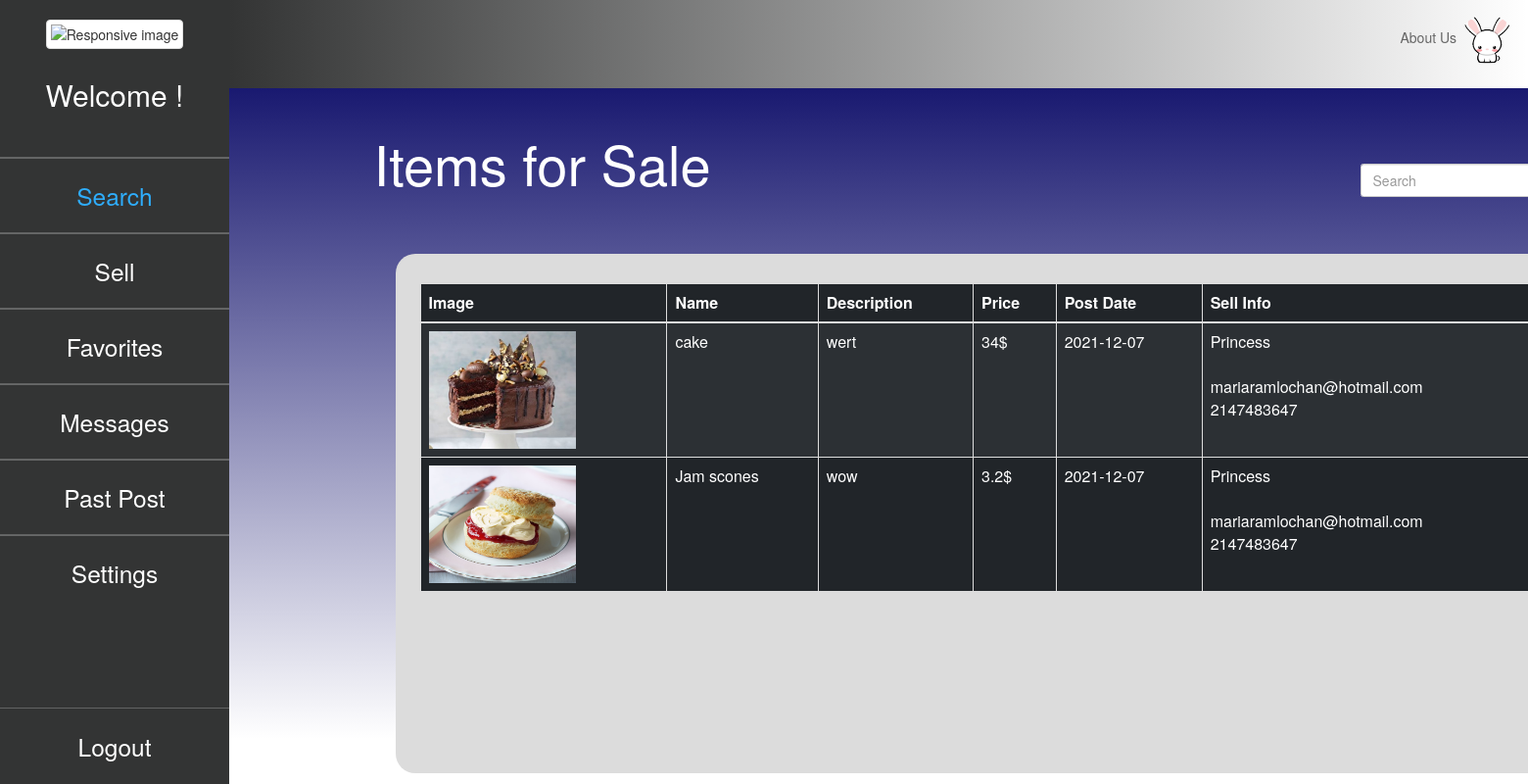
The page /Profile/index on the database as committed earlier.
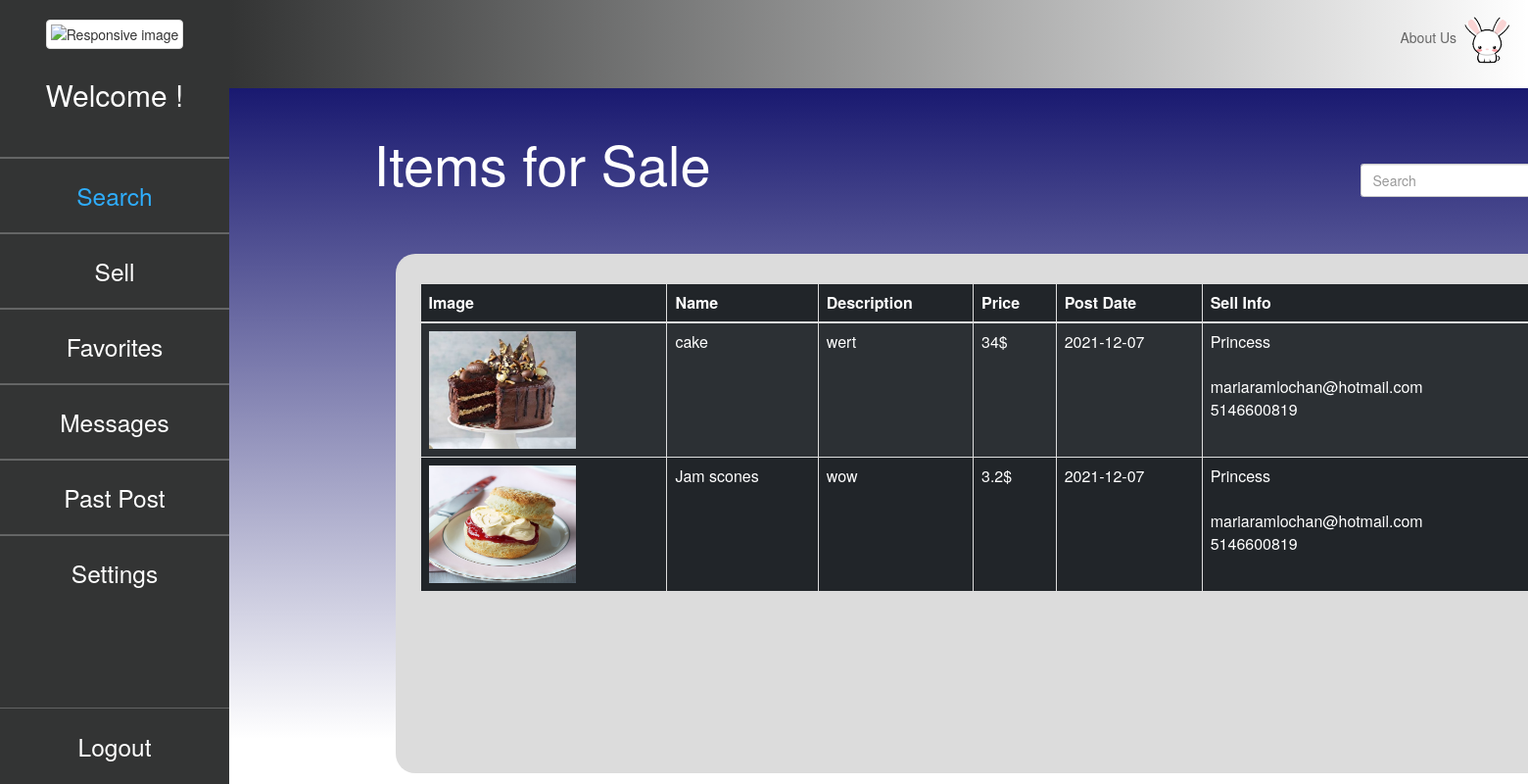
The same page on the database as committed later.
### tables this page shows
CREATE TABLE `item` (
  `item_id` int(11) NOT NULL,
  `profile_id` int(11) NOT NULL,
  `item_name` varchar(50) NOT NULL,
  `item_pic` varchar(50) NOT NULL,
  `item_desc` text NOT NULL,
  `item_price` double NOT NULL,
  `posted_date` date NOT NULL DEFAULT current_timestamp(),
  `visits` int(11) NOT NULL,
  `status` enum('available','unavailable') NOT NULL DEFAULT 'available'
);

CREATE TABLE `profile` (
  `profile_id` int(11) NOT NULL,
  `user_id` int(11) NOT NULL,
  `profile_name` varchar(50) NOT NULL,
  `email` varchar(100) NOT NULL,
  `phone_num` varchar(10) NOT NULL,
  `profile_pic` varchar(50) NOT NULL
);

### app/core/Controller.php (called while the page is built, shortened)
<?php
class Controller{
	public function view($name,$data=null){
		include 'app/views/' . $name . '.php';
	}
}

### app/controllers/Profile.php (called while the page is built, shortened)
<?php
class Profile extends \app\core\Controller{
	public function index(){
		$item = new \app\models\Item();
        $result = $item->getAll();
		$this->view('Profile/index', $result);
	}
}

### app/core/App.php (called while the page is built, shortened)
<?php
class App{
	private $method = 'index';
	public function __construct(){
		$url = $this->parseURL();
		if(isset($url[0])){
			unset($url[0]);
		}
		$this->controller = new $this->controller;
		if(isset($url[1])){
			if(method_exists($this->controller, $url[1])){
				$this->method = $url[1];
			}
			unset($url[1]);
		}
		$this->params = $url ? array_values($url) : [];
		call_user_func_array(array($this->controller, $this->method), $this->params);
	}
	public function parseURL(){
		if(isset($_GET['url'])){
			return explode('/', filter_var(rtrim($_GET['url'], '/'),FILTER_SANITIZE_URL));
		}
	}
}

### index.php (called while the page is built, shortened)
<?php
new \app\core\App();

### app/models/Item.php (called while the page is built, shortened)
<?php
class Item extends \app\core\Model{
	public function getAll(){
        $SQL = "SELECT * FROM item WHERE `status` = 'available' ";
        $STMT = self::$_connection->prepare($SQL);
        $STMT->execute();
        $STMT->setFetchMode(\PDO::FETCH_CLASS,'app\\models\\Item');
        return $STMT->fetchAll();
    }
}

### app/core/Model.php (called while the page is built, shortened)
<?php
class Model{
	public function __construct(){
		$username = 'root';
		$password = '';
		$host = 'localhost';
		$DBname = 'teamproject';
	}
}

### app/models/Profile.php (called while the page is built, shortened)
<?php
class Profile extends \app\core\Model{
    public function getSpecificUser($profile_id){
        $SQL = 'SELECT * FROM profile WHERE profile_id = :profile_id';
        $STMT = self::$_connection->prepare($SQL);
        $STMT->execute(['profile_id'=>$profile_id]);
        $STMT->setFetchMode(\PDO::FETCH_CLASS,'app\\models\\Profile');
        return $STMT->fetch();
    }
}

### app/views/Profile/index.php (the view, shortened to what this page needs)
<html>
<head>
    <link href="https://cdn.jsdelivr.net/npm/bootstrap@5.1.3/dist/css/bootstrap.min.css" rel="stylesheet"
>
    <link rel="stylesheet" href="/app/css/design.css">
    <link rel="stylesheet" href="https://maxcdn.bootstrapcdn.com/bootstrap/3.4.1/css/bootstrap.min.css">
</head>
<body id='container'>
<div class="sidenav">
    <center>
    <img src="<?=$_SESSION['profile_pic'] ?>" class='img-thumbnail img-fluid' alt="Responsive image" id='logo' alt="">
    <center>
    <h2 class="nav-title" style="color:white; margin-top: 30px">
        Welcome <?=$_SESSION['profile_name'] ?>!
    </h2>
    <div class="admin-navbar-items">
        <hr class="admin-hr">
        <a style="color: #2fadfc;" href="/Profile/index">Search</a>
        <hr class="admin-hr">
        <a href="/Item/index">Sell</a>
        <hr class="admin-hr">
        <a href="/Favorite/index">Favorites</a>
        <hr class="admin-hr">
        <a href="/Message/index">Messages</a>
        <hr class="admin-hr">
        <a href="/Item/past">Past Post</a>
        <hr class="admin-hr">
    </div>
    </center>
    <div class="text-center setting-logout-position-admin">
        <a href="/Profile/settings">Settings</a>
        <center>
            <br><br><br><br><br><hr>
        </center>
        <a href="/Main/logout" class="logouthover">Logout</a>
    </div>
</div>
    <div class="p-4 topBar">
        <ul id="right-side">
            <a href="">About Us
                <img src="/images/bunny.gif" id="profilepic">
            </a>
        </ul>
    </div>
    <div class="blue-box">
        <div class="container" style="margin-left: 10%">
            <form action="/Item/search" method="POST">
                    <div style='display:inline-block; margin-top: 4%'><h1 style="display:inline;color:white; width: 50%; font-size: 400%">Items for Sale</h1></div>
                    <div style='display:inline-block; margin-left: 33%'><input type="search" class="form-control rounded" placeholder="Search" style="width: 150%; margin-left: 145%" />
                    </div>
            </form>
        </div>
    <div style='display:inline-block; height: 55%'>
        <div class="container insideColor" style="margin-left: 19%;
                margin-top: 5%; width: 400%; height: 145%">
            <section class="p-3" style="width: 100%;margin-top: 1.5%;">
                <div class="table-wrapper-scroll-y my-custom-scrollbarSell">
                    <table class="table table-bordered table-striped table-dark">
                        <thead>
                            <tr>
                              <th scope="col">Image</th>
                              <th scope="col">Name</th>
                              <th scope="col">Description</th>
                              <th scope="col">Price</th>
                              <th scope="col">Post Date</th>
                              <th scope="col">Sell Info</th>
                            </tr>
                        </thead>
                        <tbody>
                            <?php
                            foreach($data as $result) {
                            $profile = new \app\models\Profile();
                            $profile = $profile->getSpecificUser($result->profile_id);
                            echo " <tr>
                                        <td >
                                            <img src='$result->item_pic' style='width:150px; height: 120px;'>
                                        </td>
                                        <td >$result->item_name</td>
                                        <td style='word-wrap:break-word'>$result->item_desc</td>
                                        <td >$result->item_price$</td>
                                        <td >$result->posted_date</td>
                                        <td >
                                            $profile->profile_name<br><br>
                                            $profile->email<br>
                                            $profile->phone_num
                                        </td>
                                        <td>
                                            <center>
                                                <a href='/Favorite/insert/$result->item_id' class='btn btn-danger' style='width:50%; font-size: 120%''>❤️</a>
                                            </center>
                                        </td>
                                    </tr>";
                                }
                            ?>
                        </tbody>
                    </table>
                 </div>
            </section>
        </div>
    </div>
</div>
</body>
</html>

### app/css/design.css (style rules this page uses)
#container { width: 100%; height: 83%; }
.sidenav { height: 100%; width: 15%; position: fixed; z-index: 1; top: 0; left: 0; background-color: #333434; overflow-x: hidden; padding-top: 20px; }
.sidenav a { text-decoration: none; font-size: 175%; color: white; display: block; }
.admin-navbar-items { margin-top: 20%; }
.admin-hr { color: white; width: 340px; }
.blue-box { margin-left: 15%; width: 85%; height: 100%; background-image: linear-gradient(to top, rgba(25,25,112,0), rgba(25,25,112,1)); }
.container { position: center; border-radius: 20px; }
.topBar { background-image: linear-gradient(to left, rgba(51, 52, 52,0), rgba(51, 52, 52,1)); color: #666666; margin-left: 15%; width: 85%; display: inline-block; }
.topBar a { color: #666666; vertical-align: middle; }
#right-side { display: inline; float: right; text-align: right; }
#right-side a { vertical-align: middle; }
#profilepic { height:50px; width: auto; border-radius:50px; }
.insideColor { background-color: #DCDCDC; }
.my-custom-scrollbarSell { position: relative; height: 91%; overflow: auto; }
.table-wrapper-scroll-y { display: block; }

Rows that differ between the two databases and show on the page:
changed through a linked row, item "cake": profile.phone_num "2147483647" → "5146600819"
changed through a linked row, item "Jam scones": profile.phone_num "2147483647" → "5146600819"
